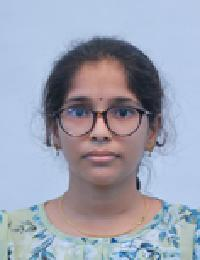
#> input picture data_all/reference_images/htno_pics/23C11A0565.jpeg, 200 x 260 px, found by its file name; its folder holds only this picture in this run
$ python retinaface_detect.py
#> lines starting #> are read from the running program, lines starting #| are printed output that depends on the picture
import cv2
import os
import json
import numpy as np
from tqdm import tqdm

# ======================================================
# BASE DIRECTORY
# ======================================================
BASE_DIR = os.path.dirname(os.path.abspath(__file__))

INPUT_DIR = os.path.join(
    BASE_DIR, "data", "reference_images", "htno_pics"
)

OUT_FACE_DIR = os.path.join(BASE_DIR, "processed", "aligned_faces")
OUT_NPY_DIR  = os.path.join(BASE_DIR, "processed", "faces_npy")
OUT_JSON_DIR = os.path.join(BASE_DIR, "processed", "faces_json")

os.makedirs(OUT_FACE_DIR, exist_ok=True)
os.makedirs(OUT_NPY_DIR, exist_ok=True)
os.makedirs(OUT_JSON_DIR, exist_ok=True)

print("[INFO] INPUT_DIR =", INPUT_DIR)
print("[INFO] Images found =", len(os.listdir(INPUT_DIR)))

# ======================================================
# PROCESS REFERENCE IMAGES (HTNO PHOTOS)
# ======================================================
for img_name in tqdm(os.listdir(INPUT_DIR)):
    if not img_name.lower().endswith((".jpg", ".jpeg", ".png")):
        continue

    img_path = os.path.join(INPUT_DIR, img_name)
    img = cv2.imread(img_path)
#> img is the input picture: shape (260, 200, 3); mean B, G, R 178.9, 162.4, 157.2
    if img is None:
        continue

    h, w = img.shape[:2]
#> h = 260; w = 200

    # HTNO images → face occupies entire image
    face_rgb = cv2.cvtColor(img, cv2.COLOR_BGR2RGB)
    face_resized = cv2.resize(face_rgb, (112, 112))
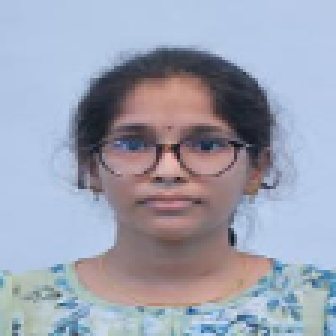
#> face_resized: shape (112, 112, 3) (shown 3 times larger); mean R, G, B 157.2, 162.4, 178.8

    # ArcFace normalization
    face_tensor = face_resized.astype(np.float32)
    face_tensor = (face_tensor - 127.5) / 127.5
    face_tensor = np.transpose(face_tensor, (2, 0, 1))  # CHW

    base = os.path.splitext(img_name)[0]

    # Save files
    np.save(os.path.join(OUT_NPY_DIR, base + ".npy"), face_tensor)

    cv2.imwrite(
        os.path.join(OUT_FACE_DIR, base + ".jpg"),
        cv2.cvtColor(face_resized, cv2.COLOR_RGB2BGR)
    )

    meta = {
        "filename": img_name,
        "bbox": [0, 0, w, h],
        "landmarks_5": None,
        "identity": base,
        "note": "HTNO reference image, direct ArcFace preprocessing"
    }

    with open(os.path.join(OUT_JSON_DIR, base + ".json"), "w") as f:
        json.dump(meta, f, indent=4)

print("✅ Reference face preprocessing completed successfully")

$ run again, on data_all/reference_images/htno_pics/23C11A0569.jpeg
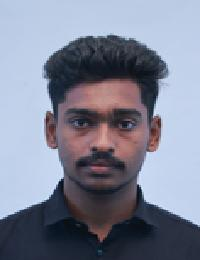
#> input picture data_all/reference_images/htno_pics/23C11A0569.jpeg, 200 x 260 px, found by its file name
#> img is the input picture: shape (260, 200, 3); mean B, G, R 149, 131.3, 126.7
#> `face_resized = cv2.resize(face_rgb, (112, 112))`:
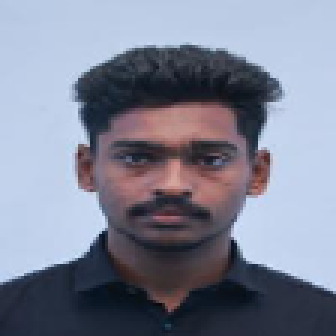
#> face_resized: shape (112, 112, 3) (shown 3 times larger); mean R, G, B 126.6, 131.2, 148.9

$ run again, on data_all/reference_images/htno_pics/23C11A0570.jpeg
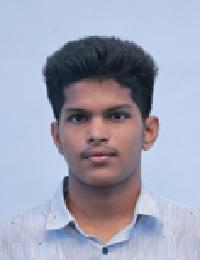
#> input picture data_all/reference_images/htno_pics/23C11A0570.jpeg, 200 x 260 px, found by its file name
#> img is the input picture: shape (260, 200, 3); mean B, G, R 181.7, 163.3, 160.2
#> `face_resized = cv2.resize(face_rgb, (112, 112))`:
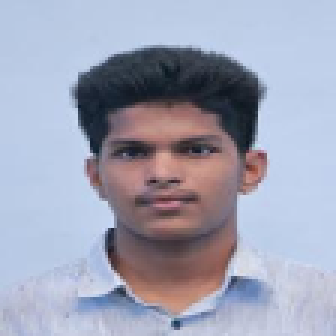
#> face_resized: shape (112, 112, 3) (shown 3 times larger); mean R, G, B 160.2, 163.3, 181.7

$ run again, on data_all/reference_images/htno_pics/23C11A0571.jpeg
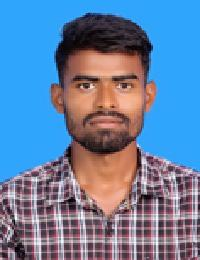
#> input picture data_all/reference_images/htno_pics/23C11A0571.jpeg, 200 x 260 px, found by its file name
#> img is the input picture: shape (260, 200, 3); mean B, G, R 162.9, 128.4, 103
#> `face_resized = cv2.resize(face_rgb, (112, 112))`:
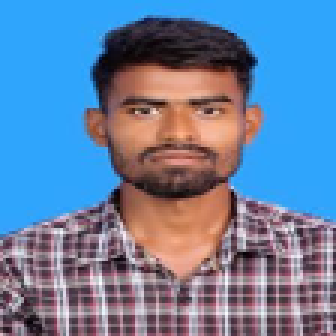
#> face_resized: shape (112, 112, 3) (shown 3 times larger); mean R, G, B 103.3, 128.7, 163.2

$ run again, on data_all/reference_images/htno_pics/23C11A0566.jpeg
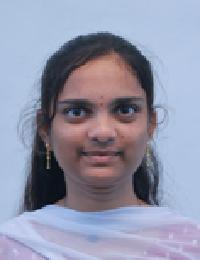
#> input picture data_all/reference_images/htno_pics/23C11A0566.jpeg, 200 x 260 px, found by its file name
#> img is the input picture: shape (260, 200, 3); mean B, G, R 169.2, 148.3, 146
#> `face_resized = cv2.resize(face_rgb, (112, 112))`:
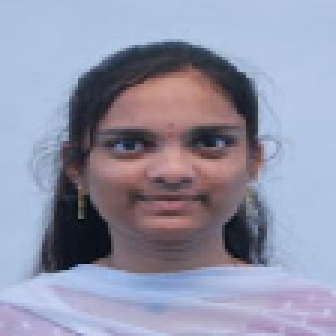
#> face_resized: shape (112, 112, 3) (shown 3 times larger); mean R, G, B 146, 148.4, 169.3
